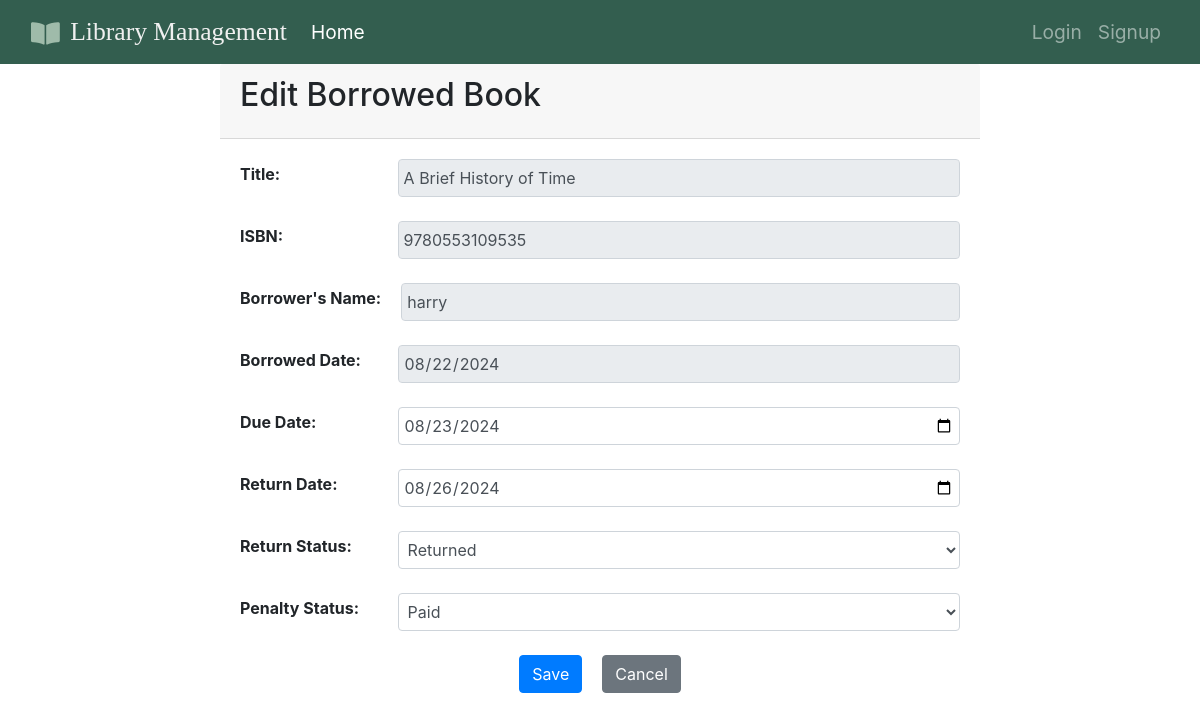
The app's page /library/library-activity/73/edit/ with its own data.
### libraryApp/models.py (models this page shows, shortened)
class BorrowedBook(models.Model):
    borrowed_date = models.DateField(auto_now_add=True)
    due_date = models.DateField()
    return_date = models.DateField(null=True, blank=True)
    return_status = models.BooleanField(default=False)
    book = models.ForeignKey(Book, on_delete=models.CASCADE, related_name='borrowed_by')
    user = models.ForeignKey(CustomUser, on_delete=models.CASCADE, related_name='borrowed_books')

class Book(models.Model):
    title = models.CharField(max_length=128)
    isbn = models.CharField(max_length=32, unique=True)
    publication_year = models.IntegerField()
    available_copies = models.IntegerField(validators = [MinValueValidator(1)])
    cover_image = models.ImageField(upload_to='book_images/', default='book_images/default_image.jpg', max_length=200)
    genres = models.ManyToManyField(Genre, related_name='genre_books')
    authors = models.ManyToManyField(Author, related_name='books')

class CustomUser(AbstractUser):
    role = models.CharField(max_length=10, choices=Role.choices(), default=Role.USER)
    mobile_number = models.CharField(max_length=15)
    address = models.TextField()

### libraryApp/views.py (the view)
# urls.py: path('library-activity/<int:pk>/edit/', views.edit_borrowed_book, name='edit_borrowed_book'),
def edit_borrowed_book(request, pk):
    borrowed_book = get_object_or_404(BorrowedBook, pk=pk)
    try:
        penalty = Penalty.objects.get(borrowed_book=borrowed_book)
    except Penalty.DoesNotExist:
        raise Http404("Penalty record does not exist for this borrowed book.")
    if request.method == 'POST':
        form = BorrowedBookForm(request.POST, instance=borrowed_book)
        if form.is_valid():
            form.save()
            penalty_status = request.POST.get('penalty_status')
            penalty.payment_status = penalty_status
            penalty.save()
            return redirect('library_activity')
    else:
        form = BorrowedBookForm(instance=borrowed_book)
    return render(request, 'libraryApp/edit_borrowed_book.html', {
        'borrowed_book': borrowed_book,
        'penalty': penalty,
        'form': form
    })

### libraryApp/forms.py
class BorrowedBookForm(forms.ModelForm):
    class Meta:
        model = BorrowedBook
        fields = ['due_date', 'return_date', 'return_status']
        widgets = {
            'due_date': forms.DateInput(attrs={'type': 'date'}),
            'return_date': forms.DateInput(attrs={'type': 'date'}),
            'return_status': forms.Select(choices=[('Not Returned', 'Not Returned'), ('Returned', 'Returned')]),
        }

### libraryApp/templates/libraryApp/edit_borrowed_book.html (shortened to what this page needs)
{% extends 'libraryApp/base.html' %}
{% block content %}
{%load static%}
<link rel="stylesheet" href="{% static 'libraryApp/edit_borrowed_book.css' %}">
<div class="container mt-4" style="padding-top: 40px;">
    <div class="card-header">
    <h2 class="card-title">Edit Borrowed Book</h2>
    </div>
    <div class="card-body">
    <form method="post" action="{% url 'edit_borrowed_book' borrowed_book.id %}">
        <div class="form-group">
            <label for="title">Title:</label>
            <input type="text" id="title" class="form-control" value="{{ borrowed_book.book.title }}" readonly>
        </div>
        <div class="form-group">
            <label for="isbn">ISBN:</label>
            <input type="text" id="isbn" class="form-control" value="{{ borrowed_book.book.isbn }}" readonly>
        </div>
        <div class="form-group">
            <label for="borrower_name">Borrower's Name:</label>
            <input type="text" id="borrower_name" class="form-control" value="{{ borrowed_book.user.username }}" readonly>
        </div>
        <div class="form-group">
            <label for="borrowed_date">Borrowed Date:</label>
            <input type="date" id="borrowed_date" name="borrowed_date" class="form-control" value="{{ borrowed_book.borrowed_date|date:'Y-m-d' }}" readonly>
        </div>
        <div class="form-group">
            <label for="due_date">Due Date:</label>
            <input type="date" id="due_date" name="due_date" class="form-control" value="{{ borrowed_book.due_date|date:'Y-m-d' }}">
        </div>
        <div class="form-group">
            <label for="return_date">Return Date:</label>
            <input type="date" id="return_date" name="return_date" class="form-control" value="{{ borrowed_book.return_date|date:'Y-m-d' }}">
        </div>
        <div class="form-group">
            <label for="return_status">Return Status:</label>
            <select id="return_status" name="return_status" class="form-control">
                <option value="True" {% if borrowed_book.return_status %}selected{% endif %}>Returned</option>
            </select>
        </div>
        <div class="form-group">
            <label for="penalty_status">Penalty Status:</label>
            <select id="penalty_status" name="penalty_status" class="form-control">
                <option value="Paid" {% if penalty.payment_status == 'Paid' %}selected{% endif %}>Paid</option>
            </select>
        </div>
        <div class="button-container">
            <button type="submit" class="btn btn-primary">Save</button>
            <a href="{% url 'library_activity' %}" class="btn btn-secondary">Cancel</a>
        </div>
    </form>
</div>
</div>
{% endblock %}

### libraryApp/static/libraryApp/edit_borrowed_book.css (style rules this page uses)
.container { max-width: 800px; margin: 0 auto; padding: 20px; }
.form-group { display: flex; align-items: center; margin-bottom: 1.5rem; }
.form-group label { flex: 1; margin-right: 20px; white-space: nowrap; font-weight: bold; font-size: 16px; }
.form-group input, .form-group select { flex: 4; padding: 5px; }
.button-container { display: flex; justify-content: center; margin-top: 20px; }
.button-container .btn { margin: 0 10px; }

### records on screen
BorrowedBook: book "A Brief History of Time", book.isbn "9780553109535", user.username "harry", borrowed_date "08/22/2024", due_date "08/23/2024", return_date "08/26/2024", return_status "Returned"
